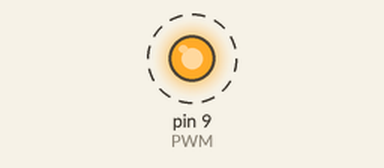
Bench run of a sketch on a simulated Arduino Uno, built with avr-gcc and run on an emulated ATmega328P. Parts: output pins drawn as LEDs (lit = HIGH). Dashed ring = blinking.

Above: at 0.04 s.
Timing chart, 0 to 3.0 s (numbered marks = the images above):
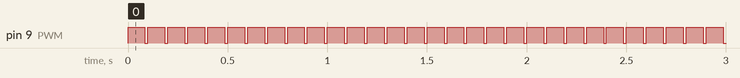

Measured:
- by itself, pin 9 (PWM): alternates HIGH for 0.09 s and LOW for 0.02 s

The sketch:

PWMRel_.ino
```cpp
#define PWM 9
int cont = 0;
void setup() {
  pinMode(PWM, OUTPUT);
}

void loop() {
  // put your main code here, to run repeatedly:
  digitalWrite(PWM, HIGH);// off
  delay(85);
  digitalWrite(PWM, LOW);//on
  delay(15);

}
```
